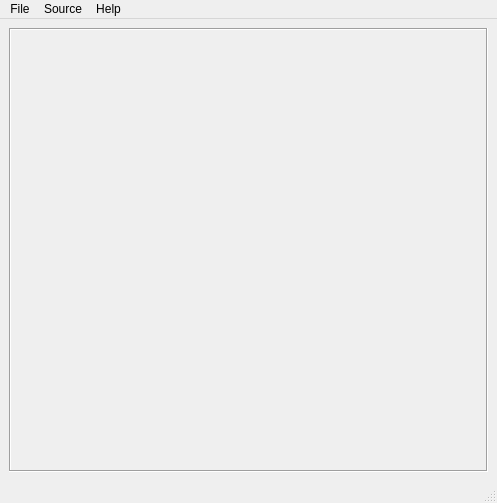
<?xml version="1.0" encoding="UTF-8"?>
<ui version="4.0">
 <class>MainWindow</class>
 <widget class="QMainWindow" name="MainWindow">
  <property name="geometry">
   <rect>
    <x>0</x>
    <y>0</y>
    <width>497</width>
    <height>503</height>
   </rect>
  </property>
  <property name="windowTitle">
   <string>MainWindow</string>
  </property>
  <property name="whatsThis">
   <string/>
  </property>
  <widget class="QWidget" name="centralwidget">
   <layout class="QGridLayout" name="gridLayout">
    <item row="0" column="0">
     <widget class="QLabel" name="displayerWidget">
      <property name="frameShape">
       <enum>QFrame::Box</enum>
      </property>
      <property name="frameShadow">
       <enum>QFrame::Sunken</enum>
      </property>
      <property name="text">
       <string/>
      </property>
     </widget>
    </item>
   </layout>
  </widget>
  <widget class="QMenuBar" name="menubar">
   <property name="geometry">
    <rect>
     <x>0</x>
     <y>0</y>
     <width>497</width>
     <height>21</height>
    </rect>
   </property>
   <widget class="QMenu" name="menuSource">
    <property name="title">
     <string>Source</string>
    </property>
    <widget class="QMenu" name="menuCameras">
     <property name="title">
      <string>Cameras</string>
     </property>
     <addaction name="cameraTakeImageAction"/>
     <addaction name="cameraRecordVideoAction"/>
    </widget>
    <widget class="QMenu" name="menuNetwork">
     <property name="title">
      <string>Network</string>
     </property>
     <addaction name="networkReadImageAction"/>
     <addaction name="networkReadVideoAction"/>
    </widget>
    <widget class="QMenu" name="menuFiles">
     <property name="title">
      <string>File System</string>
     </property>
     <addaction name="filesReadImageAction"/>
     <addaction name="filesReadVideoAction"/>
    </widget>
    <addaction name="menuCameras"/>
    <addaction name="menuFiles"/>
    <addaction name="menuNetwork"/>
   </widget>
   <widget class="QMenu" name="menuFile">
    <property name="title">
     <string>File</string>
    </property>
    <addaction name="exitAction"/>
   </widget>
   <widget class="QMenu" name="menuHelp">
    <property name="title">
     <string>Help</string>
    </property>
    <addaction name="aboutAction"/>
   </widget>
   <addaction name="menuFile"/>
   <addaction name="menuSource"/>
   <addaction name="menuHelp"/>
  </widget>
  <widget class="QStatusBar" name="statusbar"/>
  <action name="cameraRecordVideoAction">
   <property name="text">
    <string>Record Video</string>
   </property>
  </action>
  <action name="actionNetwork_Stream">
   <property name="text">
    <string>Network Stream</string>
   </property>
  </action>
  <action name="actionVideo_File">
   <property name="text">
    <string>Video File</string>
   </property>
  </action>
  <action name="exitAction">
   <property name="text">
    <string>Exit</string>
   </property>
  </action>
  <action name="actiontest">
   <property name="text">
    <string>test</string>
   </property>
  </action>
  <action name="networkReadImageAction">
   <property name="text">
    <string>Image Url</string>
   </property>
  </action>
  <action name="networkReadVideoAction">
   <property name="text">
    <string>Video Stream</string>
   </property>
  </action>
  <action name="filesReadImageAction">
   <property name="text">
    <string>Image File</string>
   </property>
  </action>
  <action name="filesReadVideoAction">
   <property name="text">
    <string>Video File</string>
   </property>
  </action>
  <action name="cameraTakeImageAction">
   <property name="text">
    <string>Take Image</string>
   </property>
  </action>
  <action name="aboutAction">
   <property name="text">
    <string>About</string>
   </property>
  </action>
  <action name="actionBringToFront">
   <property name="text">
    <string>Bring To Front</string>
   </property>
  </action>
  <action name="testDataImageAction">
   <property name="checkable">
    <bool>false</bool>
   </property>
   <property name="text">
    <string>Test Image</string>
   </property>
  </action>
  <action name="testDataVideoAction">
   <property name="text">
    <string>Test Video</string>
   </property>
  </action>
  <action name="actionSource">
   <property name="text">
    <string>Source</string>
   </property>
  </action>
  <action name="filesReadImagesFolderAction">
   <property name="text">
    <string>Images Folder</string>
   </property>
  </action>
  <action name="filesReadVideosFolderAction">
   <property name="text">
    <string>Videos Folder</string>
   </property>
  </action>
 </widget>
 <resources/>
 <connections/>
</ui>
